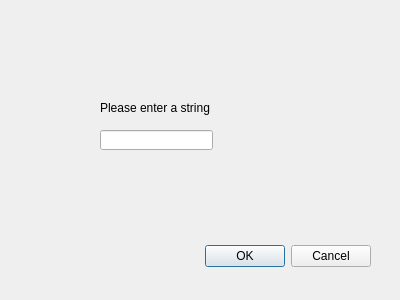
<?xml version="1.0" encoding="UTF-8"?>
<ui version="4.0">
 <class>Dialog</class>
 <widget class="QDialog" name="Dialog">
  <property name="geometry">
   <rect>
    <x>0</x>
    <y>0</y>
    <width>400</width>
    <height>300</height>
   </rect>
  </property>
  <property name="windowTitle">
   <string>Dialog</string>
  </property>
  <widget class="QDialogButtonBox" name="buttonBox">
   <property name="geometry">
    <rect>
     <x>30</x>
     <y>240</y>
     <width>341</width>
     <height>32</height>
    </rect>
   </property>
   <property name="orientation">
    <enum>Qt::Horizontal</enum>
   </property>
   <property name="standardButtons">
    <set>QDialogButtonBox::Cancel|QDialogButtonBox::Ok</set>
   </property>
  </widget>
  <widget class="QLabel" name="label">
   <property name="geometry">
    <rect>
     <x>100</x>
     <y>100</y>
     <width>211</width>
     <height>16</height>
    </rect>
   </property>
   <property name="text">
    <string>Please enter a string</string>
   </property>
  </widget>
  <widget class="QLineEdit" name="lineEdit">
   <property name="geometry">
    <rect>
     <x>100</x>
     <y>130</y>
     <width>113</width>
     <height>20</height>
    </rect>
   </property>
  </widget>
 </widget>
 <resources/>
 <connections>
  <connection>
   <sender>buttonBox</sender>
   <signal>accepted()</signal>
   <receiver>Dialog</receiver>
   <slot>accept()</slot>
   <hints>
    <hint type="sourcelabel">
     <x>248</x>
     <y>254</y>
    </hint>
    <hint type="destinationlabel">
     <x>157</x>
     <y>274</y>
    </hint>
   </hints>
  </connection>
  <connection>
   <sender>buttonBox</sender>
   <signal>rejected()</signal>
   <receiver>Dialog</receiver>
   <slot>reject()</slot>
   <hints>
    <hint type="sourcelabel">
     <x>316</x>
     <y>260</y>
    </hint>
    <hint type="destinationlabel">
     <x>286</x>
     <y>274</y>
    </hint>
   </hints>
  </connection>
 </connections>
</ui>
